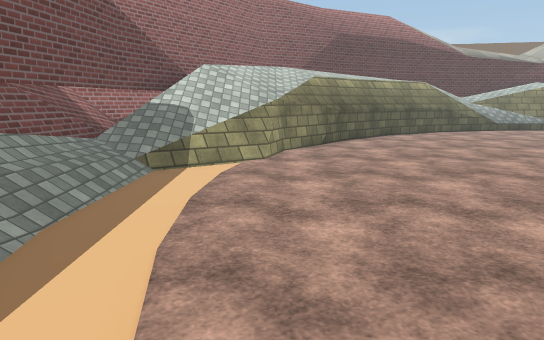
view 1 (above)

16 first-person views from a walk through a Unity game level. The camera is 1.5 m above the floor, tilts 10° down and sees 70° across. The floor is counted in squares, 1 m on a side. Each view is taken from the middle of a square. On the plan, view 1 faces up. The plan holds only what a view shows up to about 17 squares ahead; the rest is blank. The place goes on beyond the plan. The player character is not drawn. Some animated figures are not drawn. Some surface patterns are stand-ins.

view 2
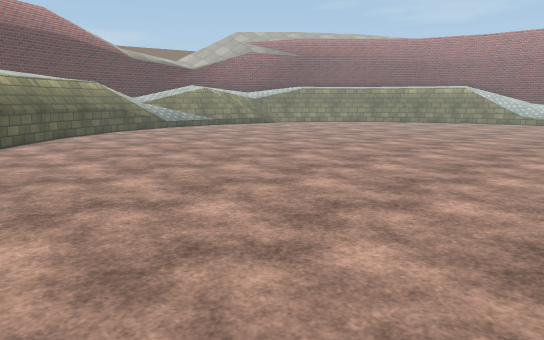

view 3
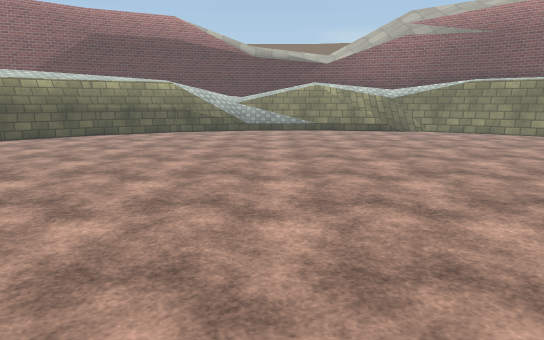

view 4
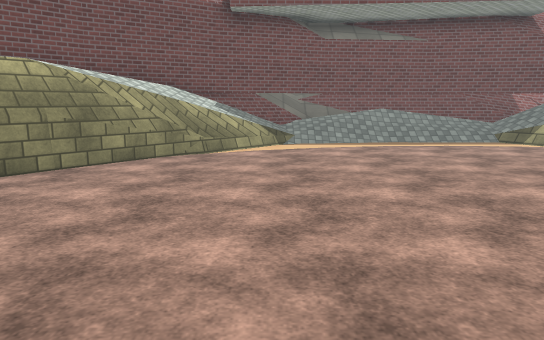

view 5
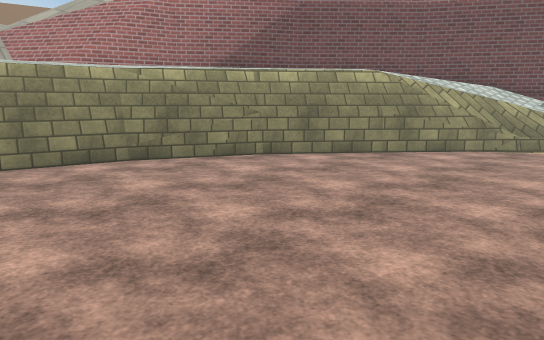

view 6
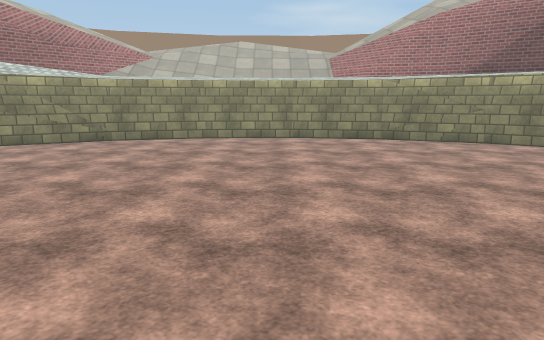

view 7
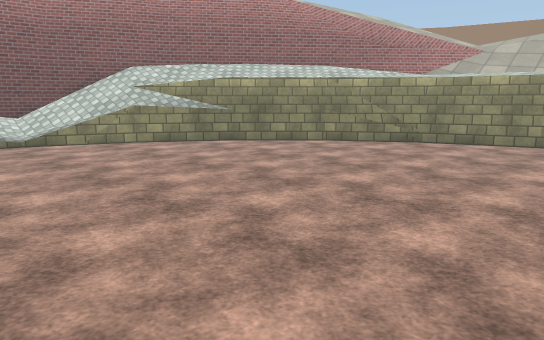

view 8
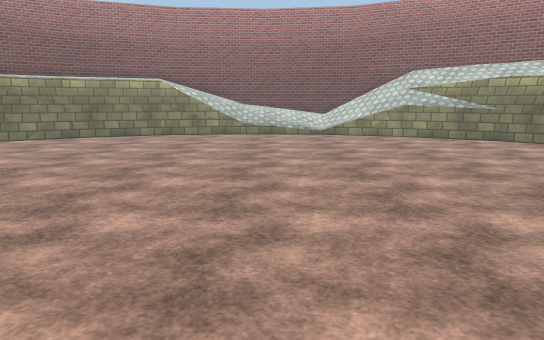

view 9
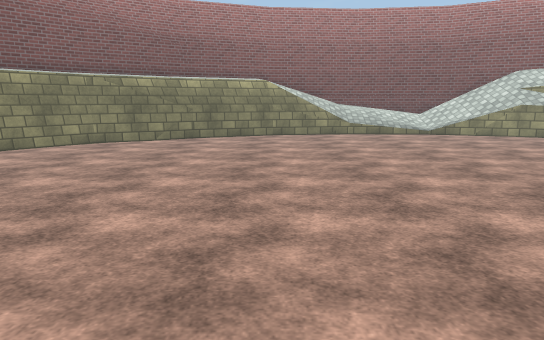

view 10
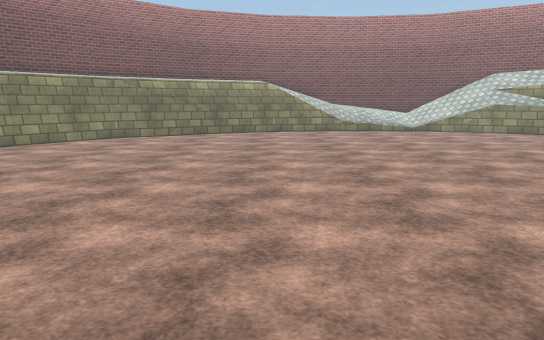

view 11
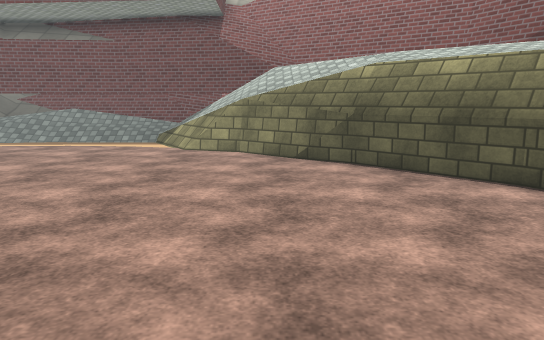

view 12
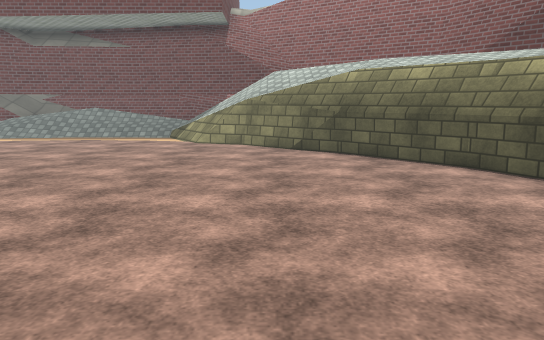

view 13
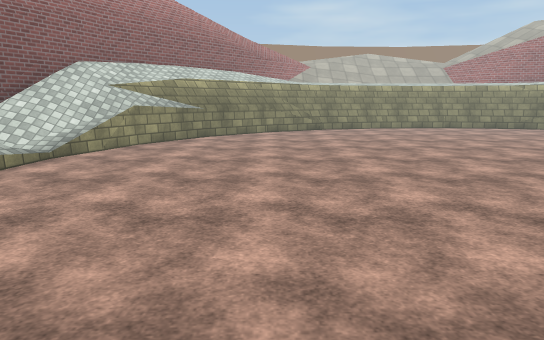

view 14
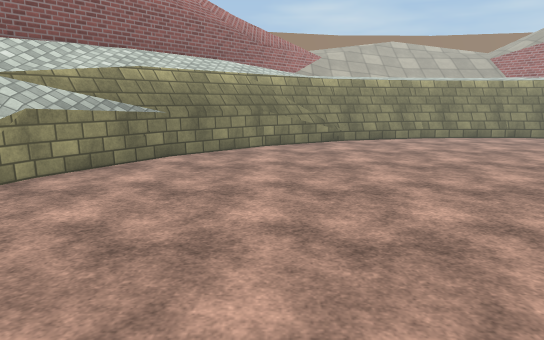

view 15
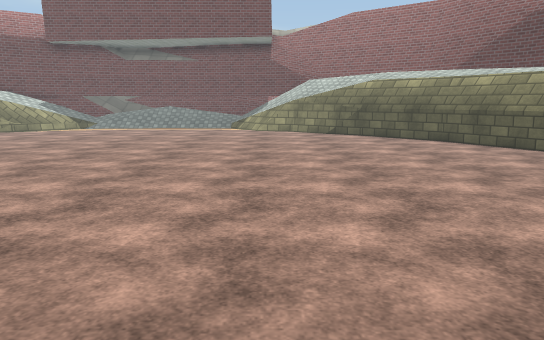

view 16
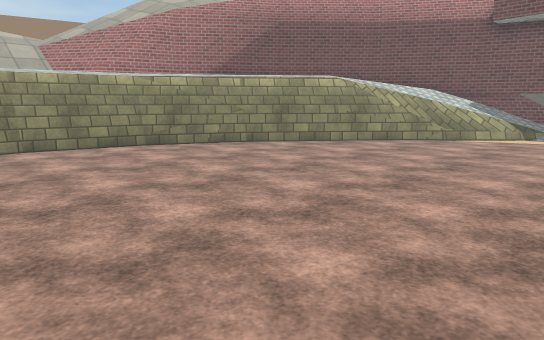

### Floor plan
Key: @ floor where view 1 was taken; # wall or solid block; . main floor; : floor 2.5 m higher than the main floor; / step, stairs or slope; = window, fence, low wall or low ledge; v drop or lower ground; O other object.
Columns run from 5 left of view 1 to 28 right of it. Each row starts with its distance up from view 1.
 17   /## //###..................=#/:#
 16   ## // ##....................=#::
 15  v# ///##......................##:
 14 /#////##........................#:
 13 ##////#.........................##
 12  #///#...........................#
 11 ##//==...........................#
 10 #///=.............................
  9 #///..............................
  8 #//...............................
  7 #//...............................
  6 #//...............................
  5 #//...............................
  4 #//...............................
  3 #//...............................
  2 #//...............................
  1 ##/...............................
  0 ##//.@...........................O
 -1  #///............................#
 -2  ##///..........................=#
 -3   #///=........................##
 -4   ##///#.......................#=#
 -5    ##://##....................##/#
 -6     ##://##..................##//#
 -7      ## :/##...............###//##
 -8       ## ::###...........=#v///##
 -9        ##/:::#####..==###v:://##
-10         ###/::::vv##vvv:::://=#/
-11          /##//:::::   :::/    //
-12            /##==///    /
-13             /###       //
-14              / =//     //
-15              /////
-16               ////

Positions as (right, up) in squares from view 1, and headings:
1: (0, 0), facing up
2: (0, 0), facing up-right
3: (13, 0), facing up
4: (12, 0), facing left
5: (14, 1), facing down-left
6: (14, 7), facing down
7: (14, 6), facing down-right
8: (11, 5), facing right
9: (11, 10), facing right
10: (9, 10), facing right
11: (12, 13), facing left
12: (14, 13), facing left
13: (23, 13), facing down
14: (23, 7), facing down
15: (20, 11), facing left
16: (16, 4), facing down-left
